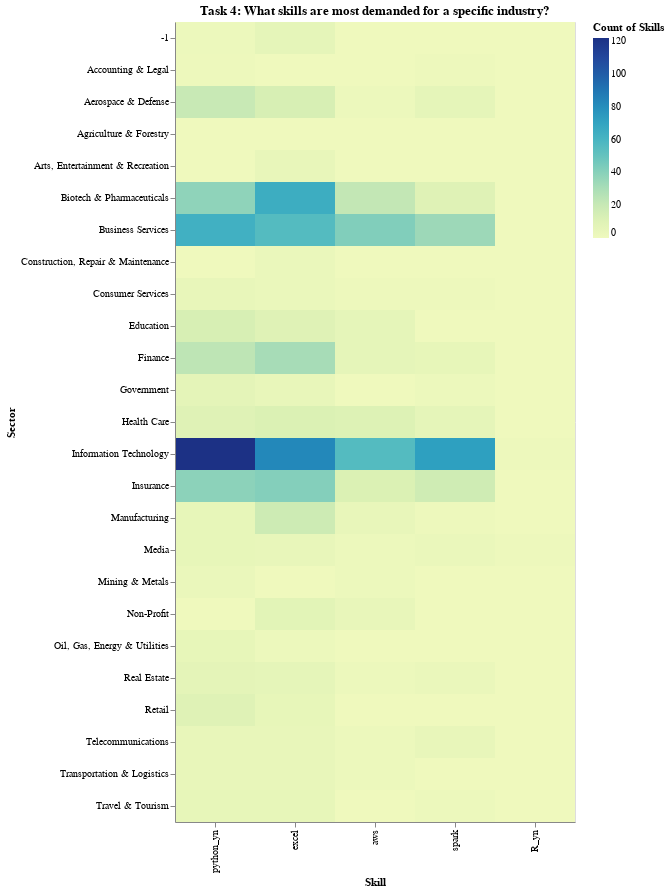

Notebook source saved alongside this figure:
### Markdown cell above
**Task/Question 4**: What skills are most demanded for each job sector?

### Code cell
total_demand = df_4.groupby('Skill')['Jobs'].sum().reset_index()
ranked_skills = total_demand.sort_values(by='Jobs', ascending=False)['Skill'].tolist()

sector_dropdown = alt.selection_multi(
    encodings=['y'], empty='all'
)

heatmap = alt.Chart(df_4).mark_rect().encode(
    x = alt.X('Skill:N', sort=ranked_skills, title='Skill'),
    y = alt.Y('Sector:N', title='Sector'),
    color = alt.Color('Jobs:Q', title='Count of Skills'),
    tooltip = [
        'Sector:N',
        'Skill:N',
        'Jobs:Q',
        'Percentage:Q',
    ]
).add_selection(sector_dropdown).transform_filter(
    sector_dropdown
).properties(
    width = 400,
    height = 800, 
    title='Task 4: What skills are most demanded for a specific industry?'
)
heatmap

### Figure 1 — Vega-Lite specification as saved in the notebook (floating-point values rounded to 4 significant figures)
{"config": {"view": {"continuousWidth": 300, "continuousHeight": 300}}, "data": {"name": "data-73d2980bf30062ab9a7913134adaaee2"}, "mark": {"type": "rect"}, "encoding": {"color": {"field": "Jobs", "title": "Count of Skills", "type": "quantitative"}, "tooltip": [{"field": "Sector", "type": "nominal"}, {"field": "Skill", "type": "nominal"}, {"field": "Jobs", "type": "quantitative"}, {"field": "Percentage", "type": "quantitative"}], "x": {"field": "Skill", "sort": ["python_yn", "excel", "aws", "spark", "R_yn"], "title": "Skill", "type": "nominal"}, "y": {"field": "Sector", "title": "Sector", "type": "nominal"}}, "height": 800, "params": [{"name": "param_5", "select": {"type": "point", "encodings": ["y"]}}], "title": "Task 4: What skills are most demanded for a specific industry?", "transform": [{"filter": {"param": "param_5", "empty": true}}], "width": 400, "$schema": "https://vega.github.io/schema/vega-lite/v5.8.0.json", "datasets": {"data-73d2980bf30062ab9a7913134adaaee2": [{"Sector": "-1", "Skill": "python_yn", "Jobs": 2, "Percentage": 25.0}, {"Sector": "Accounting & Legal", "Skill": "python_yn", "Jobs": 1, "Percentage": 50.0}, {"Sector": "Aerospace & Defense", "Skill": "python_yn", "Jobs": 20, "Percentage": 47.62}, {"Sector": "Agriculture & Forestry", "Skill": "python_yn", "Jobs": 0, "Percentage": null}, {"Sector": "Arts, Entertainment & Recreation", "Skill": "python_yn", "Jobs": 0, "Percentage": 0.0}, {"Sector": "Biotech & Pharmaceuticals", "Skill": "python_yn", "Jobs": 38, "Percentage": 28.15}, {"Sector": "Business Services", "Skill": "python_yn", "Jobs": 63, "Percentage": 32.31}, {"Sector": "Construction, Repair & Maintenance", "Skill": "python_yn", "Jobs": 0, "Percentage": 0.0}, {"Sector": "Consumer Services", "Skill": "python_yn", "Jobs": 4, "Percentage": 44.44}, {"Sector": "Education", "Skill": "python_yn", "Jobs": 14, "Percentage": 46.67}, {"Sector": "Finance", "Skill": "python_yn", "Jobs": 24, "Percentage": 36.36}, {"Sector": "Government", "Skill": "python_yn", "Jobs": 7, "Percentage": 53.85}, {"Sector": "Health Care", "Skill": "python_yn", "Jobs": 10, "Percentage": 25.64}, {"Sector": "Information Technology", "Skill": "python_yn", "Jobs": 122, "Percentage": 36.53}, {"Sector": "Insurance", "Skill": "python_yn", "Jobs": 39, "Percentage": 35.78}, {"Sector": "Manufacturing", "Skill": "python_yn", "Jobs": 5, "Percentage": 17.86}, {"Sector": "Media", "Skill": "python_yn", "Jobs": 5, "Percentage": 33.33}, {"Sector": "Mining & Metals", "Skill": "python_yn", "Jobs": 3, "Percentage": 60.0}, {"Sector": "Non-Profit", "Skill": "python_yn", "Jobs": 0, "Percentage": 0.0}, {"Sector": "Oil, Gas, Energy & Utilities", "Skill": "python_yn", "Jobs": 5, "Percentage": 71.43}, {"Sector": "Real Estate", "Skill": "python_yn", "Jobs": 7, "Percentage": 38.89}, {"Sector": "Retail", "Skill": "python_yn", "Jobs": 10, "Percentage": 66.67}, {"Sector": "Telecommunications", "Skill": "python_yn", "Jobs": 4, "Percentage": 28.57}, {"Sector": "Transportation & Logistics", "Skill": "python_yn", "Jobs": 4, "Percentage": 40.0}, {"Sector": "Travel & Tourism", "Skill": "python_yn", "Jobs": 5, "Percentage": 41.67}, {"Sector": "-1", "Skill": "R_yn", "Jobs": 0, "Percentage": 0.0}, {"Sector": "Accounting & Legal", "Skill": "R_yn", "Jobs": 0, "Percentage": 0.0}, {"Sector": "Aerospace & Defense", "Skill": "R_yn", "Jobs": 0, "Percentage": 0.0}, {"Sector": "Agriculture & Forestry", "Skill": "R_yn", "Jobs": 0, "Percentage": null}, {"Sector": "Arts, Entertainment & Recreation", "Skill": "R_yn", "Jobs": 0, "Percentage": 0.0}, {"Sector": "Biotech & Pharmaceuticals", "Skill": "R_yn", "Jobs": 0, "Percentage": 0.0}, {"Sector": "Business Services", "Skill": "R_yn", "Jobs": 0, "Percentage": 0.0}, {"Sector": "Construction, Repair & Maintenance", "Skill": "R_yn", "Jobs": 0, "Percentage": 0.0}, {"Sector": "Consumer Services", "Skill": "R_yn", "Jobs": 0, "Percentage": 0.0}, {"Sector": "Education", "Skill": "R_yn", "Jobs": 0, "Percentage": 0.0}, {"Sector": "Finance", "Skill": "R_yn", "Jobs": 0, "Percentage": 0.0}, {"Sector": "Government", "Skill": "R_yn", "Jobs": 0, "Percentage": 0.0}, {"Sector": "Health Care", "Skill": "R_yn", "Jobs": 0, "Percentage": 0.0}, {"Sector": "Information Technology", "Skill": "R_yn", "Jobs": 1, "Percentage": 0.2994}, {"Sector": "Insurance", "Skill": "R_yn", "Jobs": 0, "Percentage": 0.0}, {"Sector": "Manufacturing", "Skill": "R_yn", "Jobs": 0, "Percentage": 0.0}, {"Sector": "Media", "Skill": "R_yn", "Jobs": 1, "Percentage": 6.667}, {"Sector": "Mining & Metals", "Skill": "R_yn", "Jobs": 0, "Percentage": 0.0}, {"Sector": "Non-Profit", "Skill": "R_yn", "Jobs": 0, "Percentage": 0.0}, {"Sector": "Oil, Gas, Energy & Utilities", "Skill": "R_yn", "Jobs": 0, "Percentage": 0.0}, {"Sector": "Real Estate", "Skill": "R_yn", "Jobs": 0, "Percentage": 0.0}, {"Sector": "Retail", "Skill": "R_yn", "Jobs": 0, "Percentage": 0.0}, {"Sector": "Telecommunications", "Skill": "R_yn", "Jobs": 0, "Percentage": 0.0}, {"Sector": "Transportation & Logistics", "Skill": "R_yn", "Jobs": 0, "Percentage": 0.0}, {"Sector": "Travel & Tourism", "Skill": "R_yn", "Jobs": 0, "Percentage": 0.0}, {"Sector": "-1", "Skill": "spark", "Jobs": 0, "Percentage": 0.0}, {"Sector": "Accounting & Legal", "Skill": "spark", "Jobs": 1, "Percentage": 50.0}, {"Sector": "Aerospace & Defense", "Skill": "spark", "Jobs": 6, "Percentage": 14.29}, {"Sector": "Agriculture & Forestry", "Skill": "spark", "Jobs": 0, "Percentage": null}, {"Sector": "Arts, Entertainment & Recreation", "Skill": "spark", "Jobs": 0, "Percentage": 0.0}, {"Sector": "Biotech & Pharmaceuticals", "Skill": "spark", "Jobs": 10, "Percentage": 7.407}, {"Sector": "Business Services", "Skill": "spark", "Jobs": 34, "Percentage": 17.44}, {"Sector": "Construction, Repair & Maintenance", "Skill": "spark", "Jobs": 0, "Percentage": 0.0}, {"Sector": "Consumer Services", "Skill": "spark", "Jobs": 1, "Percentage": 11.11}, {"Sector": "Education", "Skill": "spark", "Jobs": 0, "Percentage": 0.0}, {"Sector": "Finance", "Skill": "spark", "Jobs": 5, "Percentage": 7.576}, {"Sector": "Government", "Skill": "spark", "Jobs": 2, "Percentage": 15.38}, {"Sector": "Health Care", "Skill": "spark", "Jobs": 6, "Percentage": 15.38}, {"Sector": "Information Technology", "Skill": "spark", "Jobs": 72, "Percentage": 21.56}, {"Sector": "Insurance", "Skill": "spark", "Jobs": 17, "Percentage": 15.6}, {"Sector": "Manufacturing", "Skill": "spark", "Jobs": 1, "Percentage": 3.571}, {"Sector": "Media", "Skill": "spark", "Jobs": 3, "Percentage": 20.0}, {"Sector": "Mining & Metals", "Skill": "spark", "Jobs": 0, "Percentage": 0.0}, {"Sector": "Non-Profit", "Skill": "spark", "Jobs": 0, "Percentage": 0.0}, {"Sector": "Oil, Gas, Energy & Utilities", "Skill": "spark", "Jobs": 0, "Percentage": 0.0}, {"Sector": "Real Estate", "Skill": "spark", "Jobs": 3, "Percentage": 16.67}, {"Sector": "Retail", "Skill": "spark", "Jobs": 0, "Percentage": 0.0}, {"Sector": "Telecommunications", "Skill": "spark", "Jobs": 4, "Percentage": 28.57}, {"Sector": "Transportation & Logistics", "Skill": "spark", "Jobs": 0, "Percentage": 0.0}, {"Sector": "Travel & Tourism", "Skill": "spark", "Jobs": 2, "Percentage": 16.67}, {"Sector": "-1", "Skill": "aws", "Jobs": 0, "Percentage": 0.0}, {"Sector": "Accounting & Legal", "Skill": "aws", "Jobs": 0, "Percentage": 0.0}, {"Sector": "Aerospace & Defense", "Skill": "aws", "Jobs": 2, "Percentage": 4.762}, {"Sector": "Agriculture & Forestry", "Skill": "aws", "Jobs": 0, "Percentage": null}, {"Sector": "Arts, Entertainment & Recreation", "Skill": "aws", "Jobs": 0, "Percentage": 0.0}, {"Sector": "Biotech & Pharmaceuticals", "Skill": "aws", "Jobs": 22, "Percentage": 16.3}, {"Sector": "Business Services", "Skill": "aws", "Jobs": 42, "Percentage": 21.54}, {"Sector": "Construction, Repair & Maintenance", "Skill": "aws", "Jobs": 0, "Percentage": 0.0}, {"Sector": "Consumer Services", "Skill": "aws", "Jobs": 1, "Percentage": 11.11}, {"Sector": "Education", "Skill": "aws", "Jobs": 6, "Percentage": 20.0}, {"Sector": "Finance", "Skill": "aws", "Jobs": 6, "Percentage": 9.091}, {"Sector": "Government", "Skill": "aws", "Jobs": 0, "Percentage": 0.0}, {"Sector": "Health Care", "Skill": "aws", "Jobs": 11, "Percentage": 28.21}, {"Sector": "Information Technology", "Skill": "aws", "Jobs": 56, "Percentage": 16.77}, {"Sector": "Insurance", "Skill": "aws", "Jobs": 12, "Percentage": 11.01}, {"Sector": "Manufacturing", "Skill": "aws", "Jobs": 4, "Percentage": 14.29}, {"Sector": "Media", "Skill": "aws", "Jobs": 2, "Percentage": 13.33}, {"Sector": "Mining & Metals", "Skill": "aws", "Jobs": 2, "Percentage": 40.0}, {"Sector": "Non-Profit", "Skill": "aws", "Jobs": 4, "Percentage": 33.33}, {"Sector": "Oil, Gas, Energy & Utilities", "Skill": "aws", "Jobs": 0, "Percentage": 0.0}, {"Sector": "Real Estate", "Skill": "aws", "Jobs": 2, "Percentage": 11.11}, {"Sector": "Retail", "Skill": "aws", "Jobs": 0, "Percentage": 0.0}, {"Sector": "Telecommunications", "Skill": "aws", "Jobs": 2, "Percentage": 14.29}, {"Sector": "Transportation & Logistics", "Skill": "aws", "Jobs": 2, "Percentage": 20.0}, {"Sector": "Travel & Tourism", "Skill": "aws", "Jobs": 0, "Percentage": 0.0}, {"Sector": "-1", "Skill": "excel", "Jobs": 6, "Percentage": 75.0}, {"Sector": "Accounting & Legal", "Skill": "excel", "Jobs": 0, "Percentage": 0.0}, {"Sector": "Aerospace & Defense", "Skill": "excel", "Jobs": 14, "Percentage": 33.33}, {"Sector": "Agriculture & Forestry", "Skill": "excel", "Jobs": 0, "Percentage": null}, {"Sector": "Arts, Entertainment & Recreation", "Skill": "excel", "Jobs": 4, "Percentage": 100.0}, {"Sector": "Biotech & Pharmaceuticals", "Skill": "excel", "Jobs": 65, "Percentage": 48.15}, {"Sector": "Business Services", "Skill": "excel", "Jobs": 56, "Percentage": 28.72}, {"Sector": "Construction, Repair & Maintenance", "Skill": "excel", "Jobs": 3, "Percentage": 100.0}, {"Sector": "Consumer Services", "Skill": "excel", "Jobs": 3, "Percentage": 33.33}, {"Sector": "Education", "Skill": "excel", "Jobs": 10, "Percentage": 33.33}, {"Sector": "Finance", "Skill": "excel", "Jobs": 31, "Percentage": 46.97}, {"Sector": "Government", "Skill": "excel", "Jobs": 4, "Percentage": 30.77}, {"Sector": "Health Care", "Skill": "excel", "Jobs": 12, "Percentage": 30.77}, {"Sector": "Information Technology", "Skill": "excel", "Jobs": 83, "Percentage": 24.85}, {"Sector": "Insurance", "Skill": "excel", "Jobs": 41, "Percentage": 37.61}, {"Sector": "Manufacturing", "Skill": "excel", "Jobs": 18, "Percentage": 64.29}, {"Sector": "Media", "Skill": "excel", "Jobs": 4, "Percentage": 26.67}, {"Sector": "Mining & Metals", "Skill": "excel", "Jobs": 0, "Percentage": 0.0}, {"Sector": "Non-Profit", "Skill": "excel", "Jobs": 8, "Percentage": 66.67}, {"Sector": "Oil, Gas, Energy & Utilities", "Skill": "excel", "Jobs": 2, "Percentage": 28.57}, {"Sector": "Real Estate", "Skill": "excel", "Jobs": 6, "Percentage": 33.33}, {"Sector": "Retail", "Skill": "excel", "Jobs": 5, "Percentage": 33.33}, {"Sector": "Telecommunications", "Skill": "excel", "Jobs": 4, "Percentage": 28.57}, {"Sector": "Transportation & Logistics", "Skill": "excel", "Jobs": 4, "Percentage": 40.0}, {"Sector": "Travel & Tourism", "Skill": "excel", "Jobs": 5, "Percentage": 41.67}]}}
